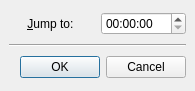
<ui version="4.0" >
 <class>TimeDialog</class>
 <widget class="QDialog" name="TimeDialog" >
  <property name="geometry" >
   <rect>
    <x>0</x>
    <y>0</y>
    <width>195</width>
    <height>91</height>
   </rect>
  </property>
  <property name="windowTitle" >
   <string>SMPlayer - Seek</string>
  </property>
  <property name="windowIcon" >
   <iconset/>
  </property>
  <layout class="QVBoxLayout" >
   <property name="margin" >
    <number>9</number>
   </property>
   <property name="spacing" >
    <number>6</number>
   </property>
   <item>
    <layout class="QHBoxLayout" >
     <property name="margin" >
      <number>0</number>
     </property>
     <property name="spacing" >
      <number>6</number>
     </property>
     <item>
      <widget class="QLabel" name="label" >
       <property name="sizePolicy" >
        <sizepolicy>
         <hsizetype>1</hsizetype>
         <vsizetype>5</vsizetype>
         <horstretch>0</horstretch>
         <verstretch>0</verstretch>
        </sizepolicy>
       </property>
       <property name="text" >
        <string>&amp;Jump to: </string>
       </property>
       <property name="alignment" >
        <set>Qt::AlignCenter</set>
       </property>
       <property name="buddy" >
        <cstring>time_edit</cstring>
       </property>
      </widget>
     </item>
     <item>
      <widget class="QTimeEdit" name="time_edit" />
     </item>
    </layout>
   </item>
   <item>
    <widget class="Line" name="line" >
     <property name="orientation" >
      <enum>Qt::Horizontal</enum>
     </property>
    </widget>
   </item>
   <item>
    <widget class="QDialogButtonBox" name="buttonBox" >
     <property name="orientation" >
      <enum>Qt::Horizontal</enum>
     </property>
     <property name="standardButtons" >
      <set>QDialogButtonBox::Cancel|QDialogButtonBox::NoButton|QDialogButtonBox::Ok</set>
     </property>
    </widget>
   </item>
  </layout>
 </widget>
 <resources/>
 <connections>
  <connection>
   <sender>buttonBox</sender>
   <signal>accepted()</signal>
   <receiver>TimeDialog</receiver>
   <slot>accept()</slot>
   <hints>
    <hint type="sourcelabel" >
     <x>248</x>
     <y>254</y>
    </hint>
    <hint type="destinationlabel" >
     <x>157</x>
     <y>274</y>
    </hint>
   </hints>
  </connection>
  <connection>
   <sender>buttonBox</sender>
   <signal>rejected()</signal>
   <receiver>TimeDialog</receiver>
   <slot>reject()</slot>
   <hints>
    <hint type="sourcelabel" >
     <x>316</x>
     <y>260</y>
    </hint>
    <hint type="destinationlabel" >
     <x>286</x>
     <y>274</y>
    </hint>
   </hints>
  </connection>
 </connections>
</ui>
